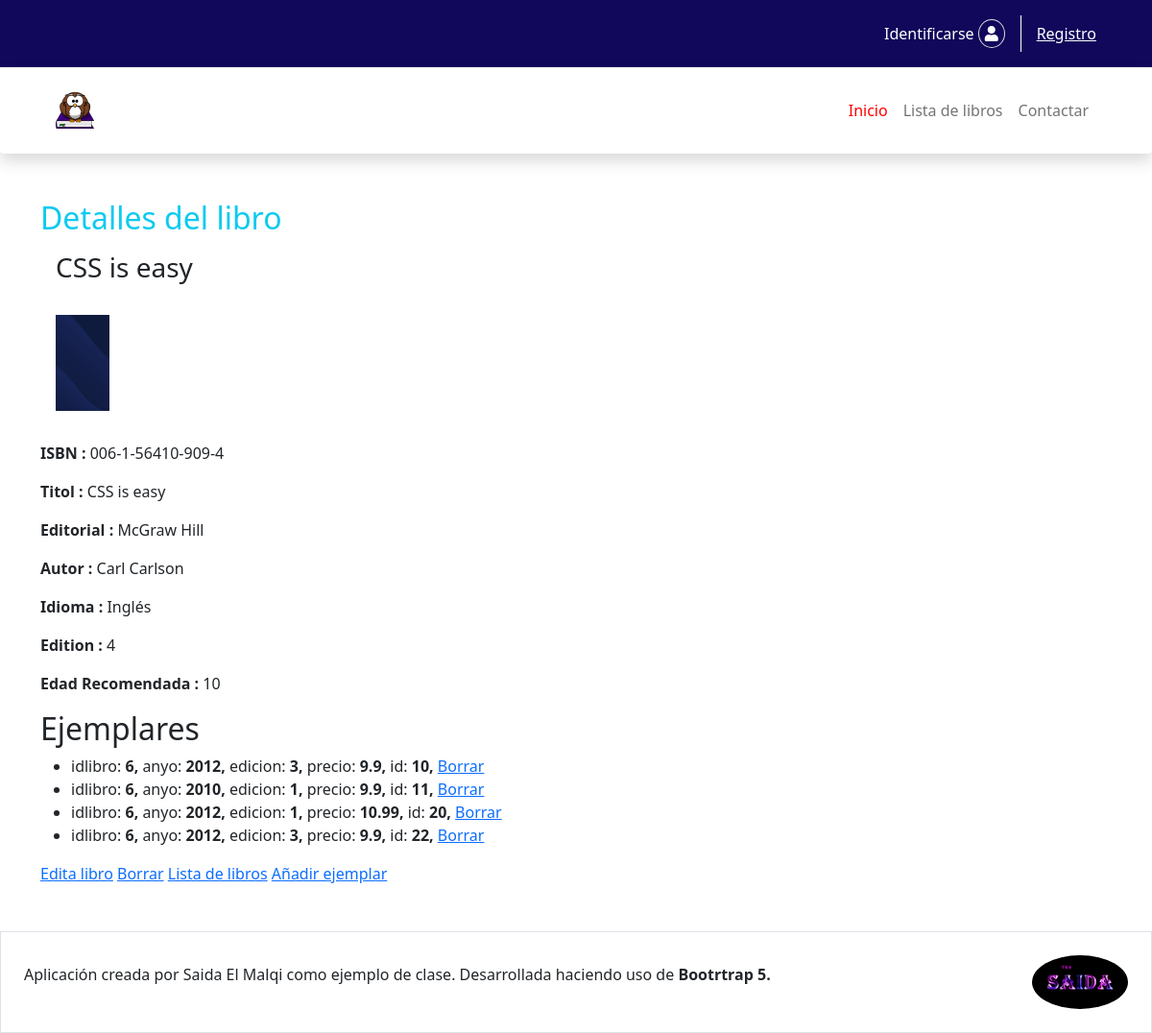
The app's page /libro/show/6 with its own data.
### tables this page shows
CREATE TABLE libros (
  id INT(11) NOT NULL AUTO_INCREMENT PRIMARY KEY,
  isbn CHAR(17) NOT NULL UNIQUE KEY,
  titulo VARCHAR(64) NOT NULL,
  editorial VARCHAR(64) NOT NULL,
  idioma VARCHAR(64) NOT NULL DEFAULT 'Castellano',
  autor VARCHAR(256) NOT NULL,
  ediciones INT(11) NOT NULL DEFAULT 1,
  edadrecomendada INT DEFAULT 0,
  imagen varchar (512) null default null
);

CREATE TABLE ejemplares (
  id INT(11) NOT NULL AUTO_INCREMENT PRIMARY KEY,
  idlibro INT(11) NOT NULL,
  anyo INT(11) NOT NULL COMMENT 'Año de edición',
  edicion INT(11) NOT NULL DEFAULT 1 COMMENT 'Número de edición',
  precio FLOAT NOT NULL DEFAULT 0,

   
  FOREIGN KEY (idlibro) REFERENCES libros(id) 
	ON UPDATE CASCADE ON DELETE CASCADE
);

### controllers/LibroController.php (called while the page is built, shortened)
<?php
class LibroController{
    public function show(int $id=0){
       $libro=Libro::getById($id);
      $ejemplares =$libro->getEjemplares();
        include 'view/libro/detalles.php';
    }
}

### controllers/FrontController.php (called while the page is built, shortened)
<?php
class FrontController{
    public static function main(){
        try{
            $m = empty($_GET['m'])?
            DEFAULT_METHOD: DB::escape($_GET['m']);
            $p = empty($_GET['p'])? false: DB::escape($_GET['p']);
               $controlador = new $c();
              $controlador->$m($p);
        }catch(Throwable $e){
            $mensaje =$e->getMessage();
            if(DEBUG){
                $mensaje .="<br>En fichero <br>".$e->getFile()."</b>";
                $mensaje .="<br>En linea: <br>".$e->getLine()."</b>";
            }
            include 'view/error.php';
        }
    }
}

### index.php (called while the page is built, shortened)
<?php
     require_once 'config/config.php';
     require_once 'libraries/autoload.php';
     FrontController::main();

### config/config.php (called while the page is built, shortened)
<?php
    $classmap = ['model', 'libraries','view','controllers','templates'];

### libraries/autoload.php (called while the page is built, shortened)
<?php
function load(string $clase){
    global $classmap;
    foreach ($classmap as $directorio){
        $ruta = "$directorio/$clase.php";
        if(is_readable($ruta)){
            break;
        }
    }
}

### libraries/DB.php (called while the page is built, shortened)
<?php
class DB{
    private static $conexion = null;
    public static function get():mysqli{
        if(!self::$conexion){
            self::$conexion = @new mysqli(DB_HOST,DB_USER,DB_PASS,DB_NAME);
                self::$conexion->set_charset(DB_CHARSET);
        }
        return self::$conexion;
    }
    public static function select(string $consulta, string $class='stdClass'){
        $resultado = self::get()->query($consulta);
        $objecto = $resultado->fetch_object($class);
        return $objecto;
    }
    public static function selectAll(string $consulta, string $class='stdClass'):array{
        $resultado = self::get()->query($consulta);
        $objectos = [];
        while($r =$resultado->fetch_object($class))
            $objectos[]=$r;
            return $objectos;
    }
}

### model/Libro.php (called while the page is built, shortened)
<?php
class Libro extends Model{
    public $id = 0,$isbn = '',$editorial ='',
    $idioma ='',$autor ='',$ediciones=0, $edadrecomendada = 0;
   public function getEjemplares():array{
        $consulta = "SELECT * FROM ejemplares WHERE idlibro= $this->id";
        return DB::selectAll($consulta,'Ejemplare');
    }
}

### view/libro/detalles.php (the view, shortened to what this page needs)
<!doctype html>
<html lang="en">
<head>
<link rel="stylesheet" type="text/css" href="../../css/bootstrap.min.css">
<link rel="stylesheet" type="text/css" href="../../mypro/css/all.min.css">
<link rel="stylesheet" type="text/css" href="../../css/style.css">
</head>
<body>
    <div class="container">
        <h2 class="me-3 text-info w-4">Detalles del libro</h2>
        <h3 class="m-3"><?=$libro->titulo?></h3>
        <figure class="p-3">
           <?php
              echo $libro->imagen ? "<img height='100' src='/$libro->imagen' alt='$libro->titulo'>" :
                 "<img height='100' src='/img/libros/default.png' alt='$libro->titulo'>";
           ?>
        </figure>
        <p><b>ISBN : </b><?=$libro->isbn?></p>
        <p><b>Titol : </b><?=$libro->titulo?></p>
        <p><b>Editorial : </b><?=$libro->editorial?></p>
        <p><b>Autor : </b><?=$libro->autor?></p>
        <p><b>Idioma  : </b><?=$libro->idioma?></p>
        <p><b>Edition : </b><?=$libro->ediciones?></p>
        <p><b>Edad Recomendada : </b><?=$libro->edadrecomendada?></p>
        <h2>Ejemplares</h2>
          <?php
          if($ejemplares){
              echo "<ul>";
              foreach($ejemplares as $e)
                  echo "<li>$e<a href='/ejemplar/delete/$e->id'>Borrar</a></li>";
              echo "</ul>";
          }else{
              echo "<p>No tenemos ejemplares de este libro.</p>";
          }
          ?>
       <a href='/libro/edit/<?=$libro->id ?>'>Edita libro</a>
       <a href='/libro/delete/<?=$libro->id ?>'>Borrar</a>
       <a href='/libro/list'>Lista de libros</a>
       <a href='/ejemplar/create/<?=$libro->id ?>'>Añadir ejemplar</a>
  </div>
   </body>
   </html>

### model/Model.php (shortened to what this page needs)
<?php
class Model{
    public static function getById(int $id){
        $tabla = strtolower(get_called_class()).'s';
        $consulta = "SELECT * from $tabla where id = $id";
        return DB::select($consulta,get_called_class());
    }
    public function __toString():string {
        $texto ='';
        foreach($this as $propiedad=>$valor)
            $texto .= "$propiedad: <b>$valor, </b>";
        return rtrim($texto, ', ');
    }
}

### css/style.css (style rules this page uses)
body { min-height: 100vh; }

### records on screen
libros: titulo "CSS is easy", isbn "006-1-56410-909-4", editorial "McGraw Hill", autor "Carl Carlson", idioma "Inglés", ediciones "4", edadrecomendada "10"
ejemplares: propiedad "idlibro", valor "6", propiedad "anyo", valor "2012", propiedad "edicion", valor "3", propiedad "precio", valor "9.9", propiedad "id", valor "10"
ejemplares: propiedad "idlibro", valor "6", propiedad "anyo", valor "2010", propiedad "edicion", valor "1", propiedad "precio", valor "9.9", propiedad "id", valor "11"
ejemplares: propiedad "idlibro", valor "6", propiedad "anyo", valor "2012", propiedad "edicion", valor "1", propiedad "precio", valor "10.99", propiedad "id", valor "20"
ejemplares: propiedad "idlibro", valor "6", propiedad "anyo", valor "2012", propiedad "edicion", valor "3", propiedad "precio", valor "9.9", propiedad "id", valor "22"
